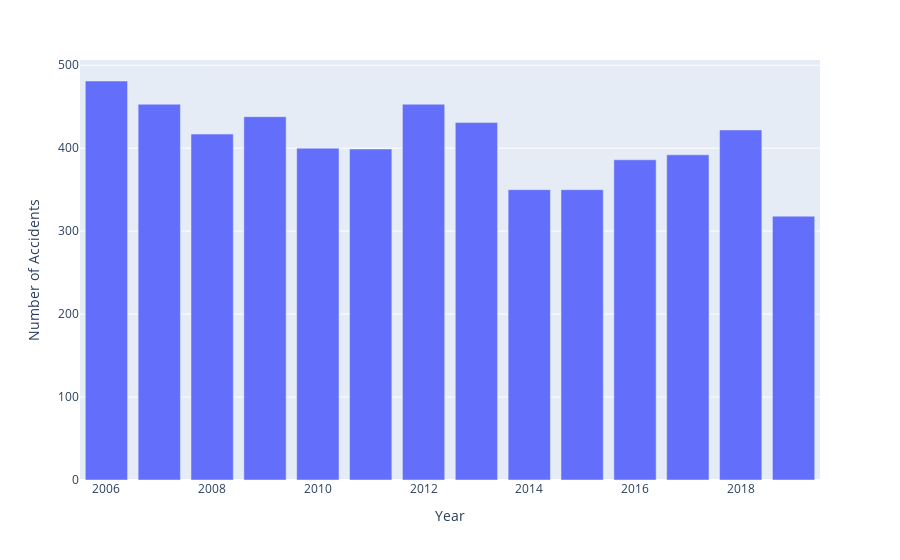

The notebook cell saved with this chart:
### Code cell
year = [year for year,df in df_clean.groupby('year')]
ACCNUM_year = df_clean.groupby('year')['ACCNUM'].nunique()
fig = px.bar(df_clean, x = year, y = ACCNUM, labels={'x':'Year','y':'Number of Accidents'})
fig.show()

### Figure 1 — Plotly figure (JSON) as saved in the notebook; plotly's stock layout.template omitted (floating-point values rounded to 4 significant figures)
{"data": [{"alignmentgroup": "True", "hovertemplate": "Year=%{x}<br>Number of Accidents=%{y}<extra></extra>", "legendgroup": "", "marker": {"color": "#636efa"}, "name": "", "offsetgroup": "", "orientation": "v", "showlegend": false, "textposition": "auto", "type": "bar", "x": [2006, 2007, 2008, 2009, 2010, 2011, 2012, 2013, 2014, 2015, 2016, 2017, 2018, 2019], "xaxis": "x", "y": [481, 453, 417, 438, 400, 399, 453, 431, 350, 350, 386, 392, 422, 318], "yaxis": "y"}], "layout": {"barmode": "relative", "legend": {"tracegroupgap": 0}, "margin": {"t": 60}, "xaxis": {"anchor": "y", "domain": [0, 1], "title": {"text": "Year"}}, "yaxis": {"anchor": "x", "domain": [0, 1], "title": {"text": "Number of Accidents"}}}}
